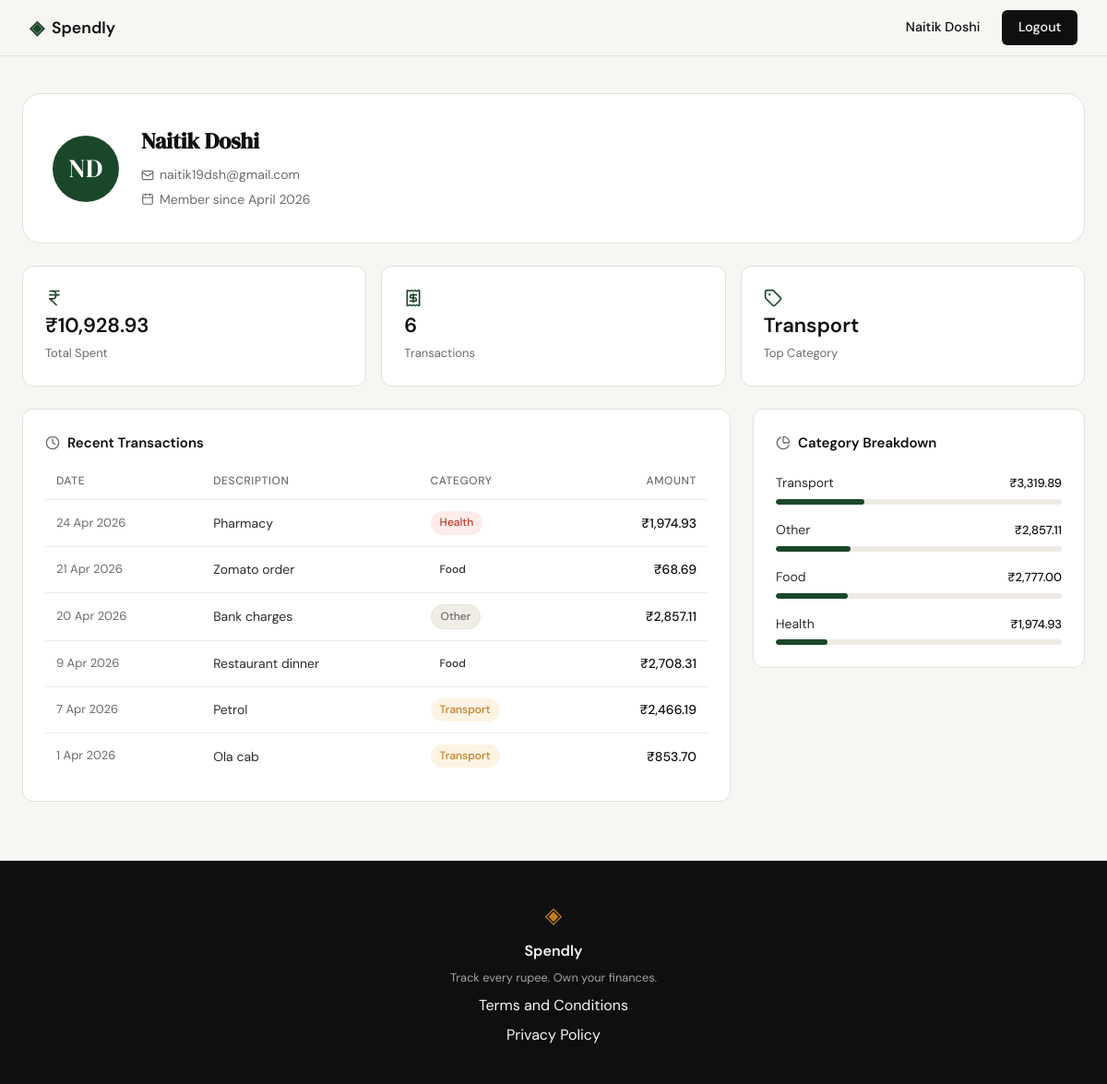
/profile (signed in), run on the app's committed database.
### tables this page shows
CREATE TABLE users (
            id            INTEGER PRIMARY KEY AUTOINCREMENT,
            name          TEXT    NOT NULL,
            email         TEXT    UNIQUE NOT NULL,
            password_hash TEXT    NOT NULL,
            created_at    TEXT    DEFAULT (datetime('now'))
        );

CREATE TABLE expenses (
            id          INTEGER PRIMARY KEY AUTOINCREMENT,
            user_id     INTEGER NOT NULL REFERENCES users(id),
            amount      REAL    NOT NULL,
            category    TEXT    NOT NULL,
            date        TEXT    NOT NULL,
            description TEXT,
            created_at  TEXT    DEFAULT (datetime('now'))
        );

### app.py (the view)
@app.route("/profile")
def profile():
    if "user_id" not in session:
        return redirect(url_for("login"))
    uid = session["user_id"]
    user = get_user_by_id(uid)
    stats = get_summary_stats(uid)
    transactions = get_recent_transactions(uid)
    categories = get_category_breakdown(uid)
    return render_template("profile.html",
                           user=user, stats=stats,
                           transactions=transactions, categories=categories)

### database/db.py (called while the page is built)
def get_db():
    conn = sqlite3.connect(DB_PATH)
    conn.row_factory = sqlite3.Row
    conn.execute("PRAGMA foreign_keys = ON")
    return conn

### database/queries.py (called while the page is built)
def get_user_by_id(user_id):
    db = get_db()
    try:
        row = db.execute(
            "SELECT name, email, created_at FROM users WHERE id = ?",
            (user_id,),
        ).fetchone()
        if row is None:
            return None
        created_at = datetime.strptime(row["created_at"], "%Y-%m-%d %H:%M:%S")
        words = row["name"].split()
        initials = "".join(w[0].upper() for w in words if w)[:2]
        return {
            "name": row["name"],
            "email": row["email"],
            "member_since": created_at.strftime("%B %Y"),
            "initials": initials,
        }
    finally:
        db.close()

def get_recent_transactions(user_id, limit=10):
    db = get_db()
    try:
        rows = db.execute(
            "SELECT date, description, category, amount "
            "FROM expenses WHERE user_id = ? "
            "ORDER BY date DESC LIMIT ?",
            (user_id, limit),
        ).fetchall()
        result = []
        for row in rows:
            parsed = datetime.strptime(row["date"], "%Y-%m-%d")
            formatted_date = "{} {} {}".format(
                parsed.day, parsed.strftime("%b"), parsed.strftime("%Y")
            )
            result.append({
                "date": formatted_date,
                "description": row["description"],
                "category": row["category"],
                "amount": "₹{:,.2f}".format(row["amount"]),
            })
        return result
    finally:
        db.close()

def get_category_breakdown(user_id):
    db = get_db()
    try:
        rows = db.execute(
            "SELECT category, SUM(amount) AS total "
            "FROM expenses WHERE user_id = ? "
            "GROUP BY category ORDER BY total DESC",
            (user_id,),
        ).fetchall()
        if not rows:
            return []
        grand_total = sum(r["total"] for r in rows)
        if grand_total == 0:
            return []
        result = [
            {
                "name": r["category"],
                "amount": "₹{:,.2f}".format(r["total"]),
                "percent": round(r["total"] / grand_total * 100),
            }
            for r in rows
        ]
        remainder = 100 - sum(item["percent"] for item in result)
        if remainder != 0:
            result[0]["percent"] += remainder
        return result
    finally:
        db.close()

### templates/profile.html (shortened to what this page needs)
{% extends "base.html" %}
{% block head %}
<link rel="stylesheet" href="{{ url_for('static', filename='css/profile.css') }}">
{% endblock %}
{% block content %}
<div class="profile-page">
    <div class="profile-header">
        <div class="profile-avatar">{{ user.initials }}</div>
        <div class="profile-meta">
            <h1 class="profile-name">{{ user.name }}</h1>
            <p class="profile-email"><i data-lucide="mail"></i> {{ user.email }}</p>
            <p class="profile-since"><i data-lucide="calendar"></i> Member since {{ user.member_since }}</p>
        </div>
    </div>
    <div class="profile-stats">
        <div class="stat-card">
            <i data-lucide="indian-rupee"></i>
            <span class="stat-value">{{ stats.total_spent }}</span>
            <span class="stat-label">Total Spent</span>
        </div>
        <div class="stat-card">
            <i data-lucide="receipt"></i>
            <span class="stat-value">{{ stats.transaction_count }}</span>
            <span class="stat-label">Transactions</span>
        </div>
        <div class="stat-card">
            <i data-lucide="tag"></i>
            <span class="stat-value">{{ stats.top_category }}</span>
            <span class="stat-label">Top Category</span>
        </div>
    </div>
    <div class="profile-body">
        <section class="profile-section">
            <h2 class="section-title"><i data-lucide="clock"></i> Recent Transactions</h2>
            <div class="table-wrap">
                <table class="tx-table">
                    <thead>
                        <tr>
                            <th>Date</th>
                            <th>Description</th>
                            <th>Category</th>
                            <th class="num">Amount</th>
                        </tr>
                    </thead>
                    <tbody>
                        {% for tx in transactions %}
                        <tr>
                            <td class="tx-date">{{ tx.date }}</td>
                            <td>{{ tx.description }}</td>
                            <td>
                                <span class="badge badge--{{ tx.category | lower | replace(' & ', '-') | replace(' ', '-') }}">
                                    {{ tx.category }}
                                </span>
                            </td>
                            <td class="tx-amount num">{{ tx.amount }}</td>
                        </tr>
                        {% endfor %}
                    </tbody>
                </table>
            </div>
        </section>
        <section class="profile-section">
            <h2 class="section-title"><i data-lucide="pie-chart"></i> Category Breakdown</h2>
            <div class="cat-list">
                {% for cat in categories %}
                <div class="cat-row">
                    <div class="cat-row-header">
                        <span class="cat-name">{{ cat.name }}</span>
                        <span class="cat-amount">{{ cat.amount }}</span>
                    </div>
                    <div class="cat-bar-track">
                        <div class="cat-bar-fill" style="width: {{ cat.percent }}%"></div>
                    </div>
                </div>
                {% endfor %}
            </div>
        </section>
    </div>
</div>
{% endblock %}

### templates/base.html (shortened to what this page needs)
<!DOCTYPE html>
<html lang="en">
<head>
    <link rel="stylesheet" href="{{ url_for('static', filename='css/style.css') }}">
    {% block head %}{% endblock %}
</head>
<body>
    <nav class="navbar">
        <div class="nav-inner">
            <a href="{{ url_for('landing') }}" class="nav-brand">
                <span class="brand-icon">◈</span>
                <span class="brand-name">Spendly</span>
            </a>
            <div class="nav-links">
                {% if session.get("user_id") %}
                    <span class="nav-username">{{ session["user_name"] }}</span>
                    <a href="{{ url_for('logout') }}" class="nav-cta">Logout</a>
                {% else %}
                    <a href="{{ url_for('login') }}">Sign in</a>
                    <a href="{{ url_for('register') }}" class="nav-cta">Get started</a>
                {% endif %}
            </div>
        </div>
    </nav>
    <main class="main-content">
        {% block content %}{% endblock %}
    </main>
    <footer class="footer">
        <div class="footer-inner">
            <span class="brand-icon">◈</span>
            <span class="footer-name">Spendly</span>
            <p class="footer-copy">Track every rupee. Own your finances.</p>
            <a href="{{ url_for('terms') }}">Terms and Conditions</a>
            <a href="{{ url_for('privacy') }}">Privacy Policy</a>
        </div>
    </footer>
</body>
</html>

### static/css/style.css (style rules this page uses)
:root { --ink: #0f0f0f; --ink-soft: #2d2d2d; --ink-muted: #6b6b6b; --ink-faint: #a0a0a0; --paper: #f7f6f3; --paper-warm: #f0ede6; --paper-card: #ffffff; --accent: #1a472a; --accent-light: #e8f0eb; --accent-2: #c17f24; --accent-2-light: #fdf3e3; --danger: #c0392b; --danger-light: #fdecea; --border: #e4e1da; --border-soft: #eeebe4; --font-display: 'DM Serif Display', Georgia, serif; --font-body: 'DM Sans', system-ui, sans-serif; --max-width: 1200px; --auth-width: 440px; --radius-sm: 6px; --radius-md: 12px; --radius-lg: 20px; }
*, *::before, *::after { box-sizing: border-box; margin: 0; padding: 0; }
html { font-size: 16px; scroll-behavior: smooth; }
body { background: var(--paper); color: var(--ink); font-family: var(--font-body); font-size: 1rem; line-height: 1.6; -webkit-font-smoothing: antialiased; }
a { color: inherit; text-decoration: none; }
.navbar { position: sticky; top: 0; z-index: 100; background: var(--paper); border-bottom: 1px solid var(--border); padding: 0 2rem; }
.nav-inner { max-width: var(--max-width); margin: 0 auto; height: 60px; display: flex; align-items: center; justify-content: space-between; }
.nav-brand { display: flex; align-items: center; gap: 0.5rem; font-family: var(--font-body); font-weight: 600; font-size: 1.1rem; color: var(--ink); }
.brand-icon { color: var(--accent); font-size: 1.3rem; }
.brand-name { color: var(--ink); }
.nav-links { display: flex; align-items: center; gap: 1.5rem; font-size: 0.9rem; font-weight: 500; }
.nav-links a { color: var(--ink-muted); transition: color 0.2s; }
.nav-cta { background: var(--ink) !important; color: var(--paper) !important; padding: 0.45rem 1.1rem; border-radius: var(--radius-sm); transition: background 0.2s !important; }
.main-content { min-height: calc(100vh - 60px - 100px); }
.footer { background: var(--ink); color: var(--paper); padding: 2.5rem 2rem; text-align: center; }
.footer-inner { display: flex; flex-direction: column; align-items: center; gap: 0.4rem; }
.footer .brand-icon { color: var(--accent-2); font-size: 1.5rem; }
.footer-name { font-weight: 600; font-size: 1rem; }
.footer-copy { font-size: 0.8rem; color: var(--ink-faint); }

### data on the page
users: user_name "Naitik Doshi", name "Naitik Doshi", email "naitik19dsh@gmail.com"
expenses: date "24 Apr 2026", description "Pharmacy", category "Health", amount "₹1,974.93"
expenses: date "21 Apr 2026", description "Zomato order", category "Food", amount "₹68.69"
expenses: date "20 Apr 2026", description "Bank charges", category "Other", amount "₹2,857.11"
expenses: date "9 Apr 2026", description "Restaurant dinner", category "Food", amount "₹2,708.31"
expenses: date "7 Apr 2026", description "Petrol", category "Transport", amount "₹2,466.19"
expenses: date "1 Apr 2026", description "Ola cab", category "Transport", amount "₹853.70"

### other printed values
{{ user.initials }} "ND"
{{ user.member_since }} "April 2026"
{{ stats.total_spent }} "₹10,928.93"
{{ stats.transaction_count }} "6"
{{ stats.top_category }} "Transport"
{{ cat.name }} "Transport" "Other" "Food" "Health"
{{ cat.amount }} "₹3,319.89" "₹2,857.11" "₹2,777.00" "₹1,974.93"
